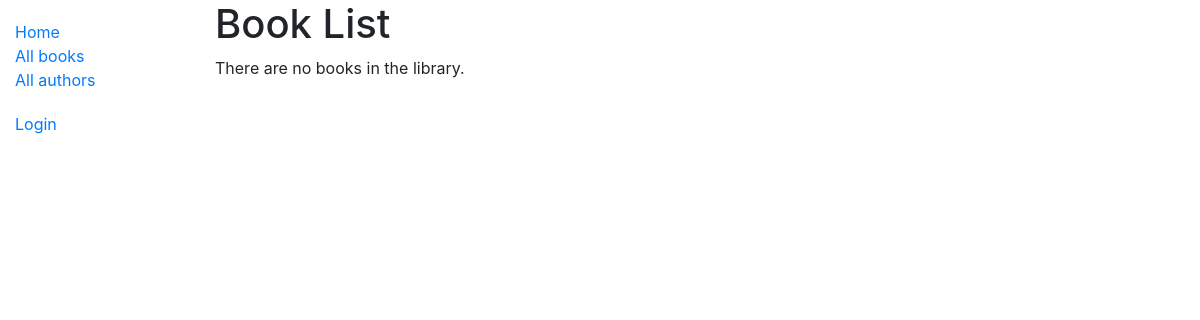
Page /catalog/books/ on the earlier database version.
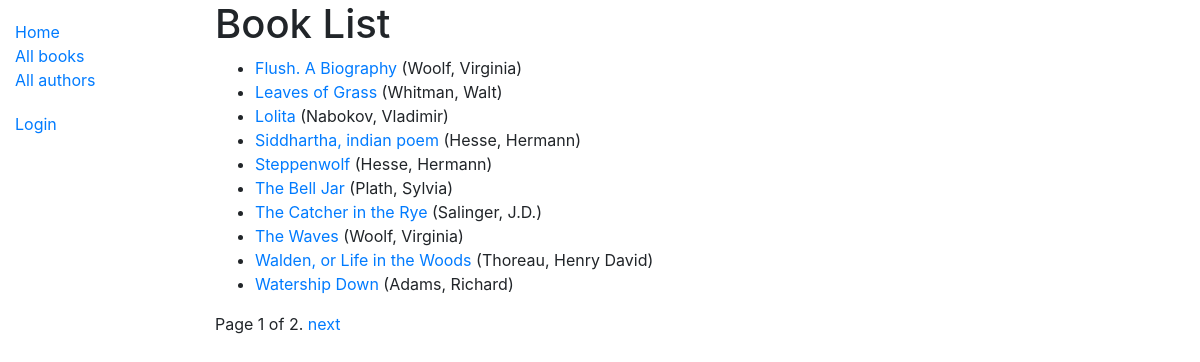
Same page on the later database version.
### catalog/models.py (models this page shows, shortened)
class Book(models.Model):
    title = models.CharField(max_length=200)
    author = models.ForeignKey('Author', on_delete=models.SET_NULL, null=True)
    summary = models.TextField(max_length=1000, help_text='Enter a brief description of the book')
    isbn = models.CharField(
        'ISBN',
        max_length=13,
        unique=True,
        help_text='13 Character <a href="https://www.isbn-international.org/content/what-isbn">ISBN number</a>',
    )
    genre = models.ManyToManyField(Genre, help_text='Select a genre for this book')
    language = models.ForeignKey('Language', on_delete=models.SET_NULL, null=True)
    class Meta:
        ordering = ['title', 'author']
    def get_absolute_url(self):
        return reverse('book-detail', args=[str(self.id)])
    def display_genre(self):
        """Create a string for the Genre. This is required to display genre in Admin."""
        return ', '.join(genre.name for genre in self.genre.all()[:3])
    display_genre.short_description = 'Genre'

class Author(models.Model):
    first_name = models.CharField(max_length=100)
    last_name = models.CharField(max_length=100)
    date_of_birth = models.DateField(null=True, blank=True)
    date_of_death = models.DateField('Died', null=True, blank=True)
    class Meta:
        ordering = ['last_name', 'first_name']
    def __str__(self):
        return f'{self.last_name}, {self.first_name}'

### catalog/views.py (the view)
# urls.py: path('books/', views.BookListView.as_view(), name='books'),
class BookListView(generic.ListView):
    model = Book
    paginate_by = 10

### catalog/templates/catalog/book_list.html
{% extends "base_generic.html" %}
{% block content %}
  <h1>Book List</h1>
  {% if book_list %}
  <ul>
    {% for book in book_list %}
      <li>
        <a href="{{ book.get_absolute_url }}">{{ book.title }}</a> ({{book.author}})
      </li>
    {% endfor %}
  </ul>
  {% else %}
    <p>There are no books in the library.</p>
  {% endif %}
{% endblock %}

Differences in the rows shown:
added Book: title "Flush. A Biography", author "Woolf, Virginia"
added Book: title "Leaves of Grass", author "Whitman, Walt"
added Book: title "Lolita", author "Nabokov, Vladimir"
added Book: title "Siddhartha, indian poem", author "Hesse, Hermann"
added Book: title "Steppenwolf", author "Hesse, Hermann"
added Book: title "The Bell Jar", author "Plath, Sylvia"
added Book: title "The Catcher in the Rye", author "Salinger, J.D."
added Book: title "The Waves", author "Woolf, Virginia"
added Book: title "Walden, or Life in the Woods", author "Thoreau, Henry David"
added Book: title "Watership Down", author "Adams, Richard"
Other differences:
{{ page_obj.number }}: (not shown) → "1"
{{ page_obj.paginator.num_pages }}: (not shown) → "2"
text no longer shown: "There are no books in the library."
text now shown: "Page of . next"
